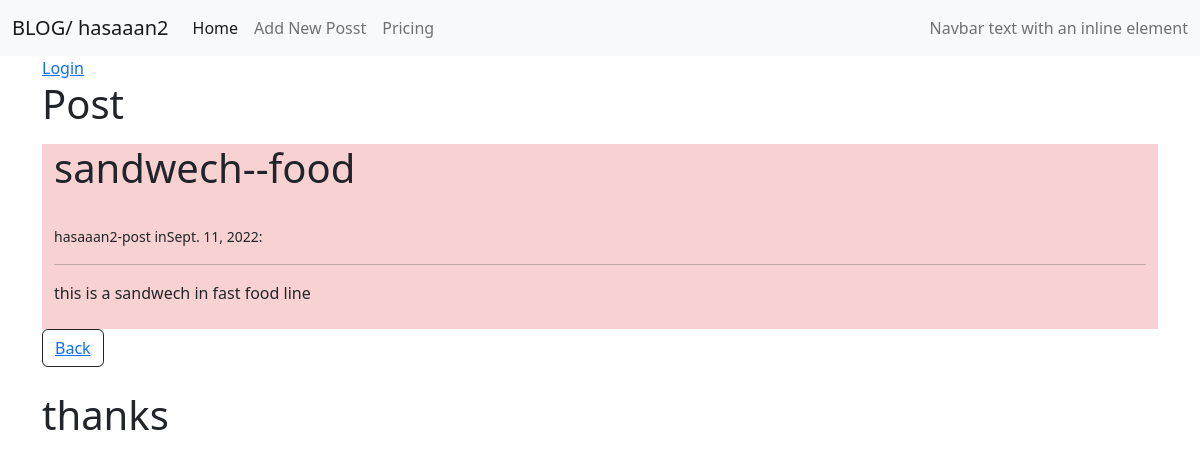
The page /deteil/1/ on the database its author committed.
### theblog/models.py (models this page shows, shortened)
class Post (models.Model):
    title = models.CharField(max_length=255)
    title_tag = models.CharField(max_length=255, default='The Top')
    author = models.ForeignKey(User, on_delete=models.CASCADE)
    body = models.TextField()
    post_date = models.DateField(auto_now_add=True)
    category = models.ForeignKey(Category, max_length=25,on_delete=models.CASCADE)

class Category(models.Model):
    name = models.CharField(max_length=255)
    def __str__(self):
        return self.name

### theblog/views.py (the view)
# urls.py: path('deteil/<int:pk>/',views.Detail.as_view(),name='deteil'),
class Detail(DetailView):
    model = Post
    template_name = 'theblog/deteil.html'

### theblog/templates/theblog/deteil.html (shortened to what this page needs)
{% extends "theblog/home.html" %}
{% block content %}
<div style="background-color: rgb(248, 210, 210);" class="container">
    <h1><span>{{post.title}}--{{post.category}}</span></h1><br>
    <small>{{post.author}}-post in{{post.post_date}}:<br>
    </small>
    <hr>
    <span>{{post.body}}</span>
    <br>
    <br>
</div>
<button type="button" class="btn btn-outline-dark"><a href="{% url 'home' %}">Back</a></button>
<br><br>
<h1>thanks</h1>
{% endblock content %}

### theblog/templates/theblog/home.html (shortened to what this page needs)
<!DOCTYPE html>
{% load static %}
<html lang="en">
<head>
    <link rel="stylesheet" href="{% static 'css/bootstrap.css' %}">
</head>
<body>
    <nav class="navbar navbar-expand-lg bg-light">
        <div class="container-fluid">
          <a class="navbar-brand" href="{% url 'home' %}">BLOG/ {{post.author}}</a>
          <div class="collapse navbar-collapse" id="navbarText">
            <ul class="navbar-nav me-auto mb-2 mb-lg-0">
              <li class="nav-item">
                <a class="nav-link active" aria-current="page" href="{% url 'home' %}">Home</a>
              </li>
              <li class="nav-item">
                <a class="nav-link" href="{% url 'add_post' %}">Add New Posst</a>
              </li>
              <li class="nav-item">
                <a class="nav-link" href="#">Pricing</a>
              </li>
            </ul>
            <span class="navbar-text">
              Navbar text with an inline element
            </span>
          </div>
        </div>
      </nav>
    <section>
        <div class="container">
          <div>
            {% if user.is_authenticated %}
            <a href="#">Wellcome--{{user.username}}</a>
            <a href="{% url 'logout' %}">Logout</a>
            {% else %}
            <a href="{% url 'login' %}">Login</a>
            {% endif %}
          </div>
            <h1>Post</h1>
        </div>
     </section>
    <div class="container">
        {% block content %}
        {% endblock content %}
    </div>
</body>
</html>

### rows shown on the page
Post: author "hasaaan2", title "sandwech", category "food", post_date "Sept. 11, 2022", body "this is a sandwech in fast food line"
